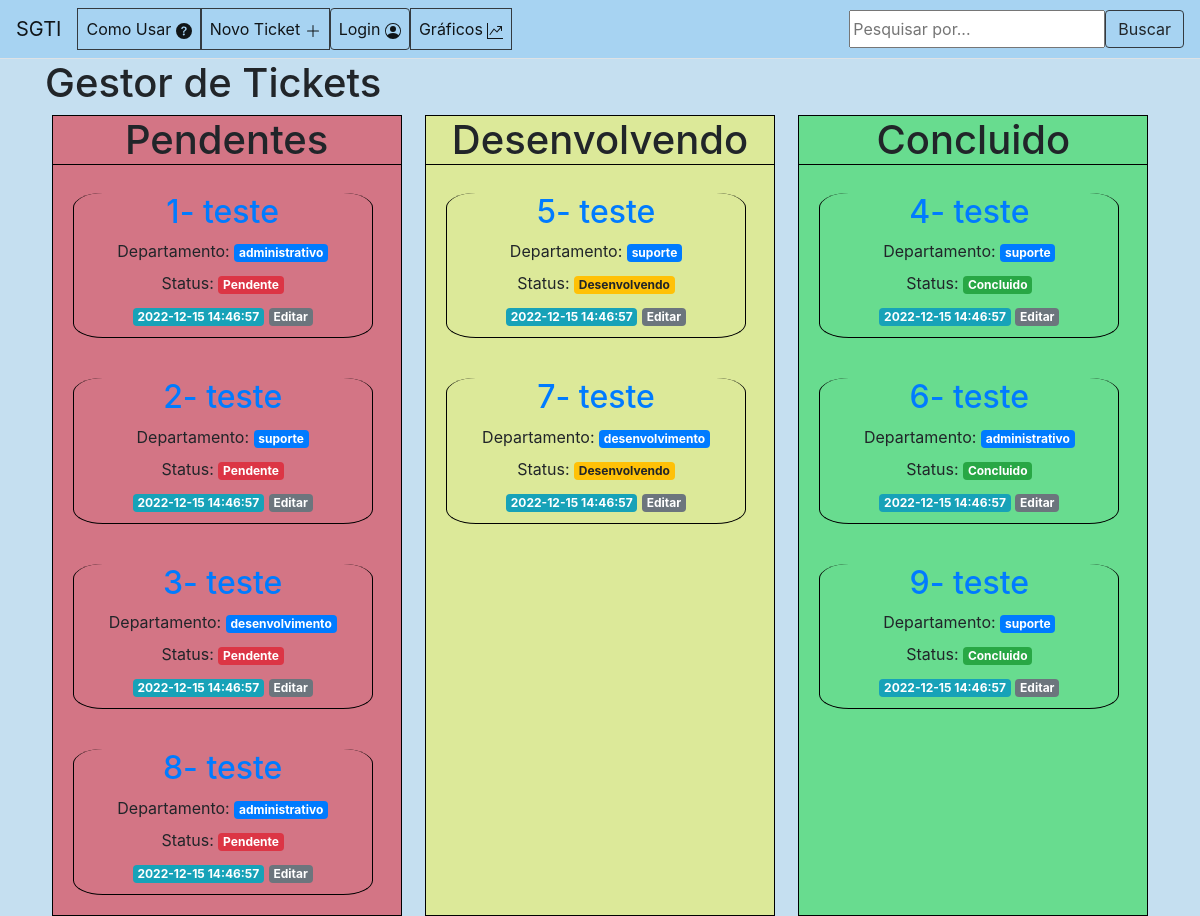
Page /home on the earlier database version.
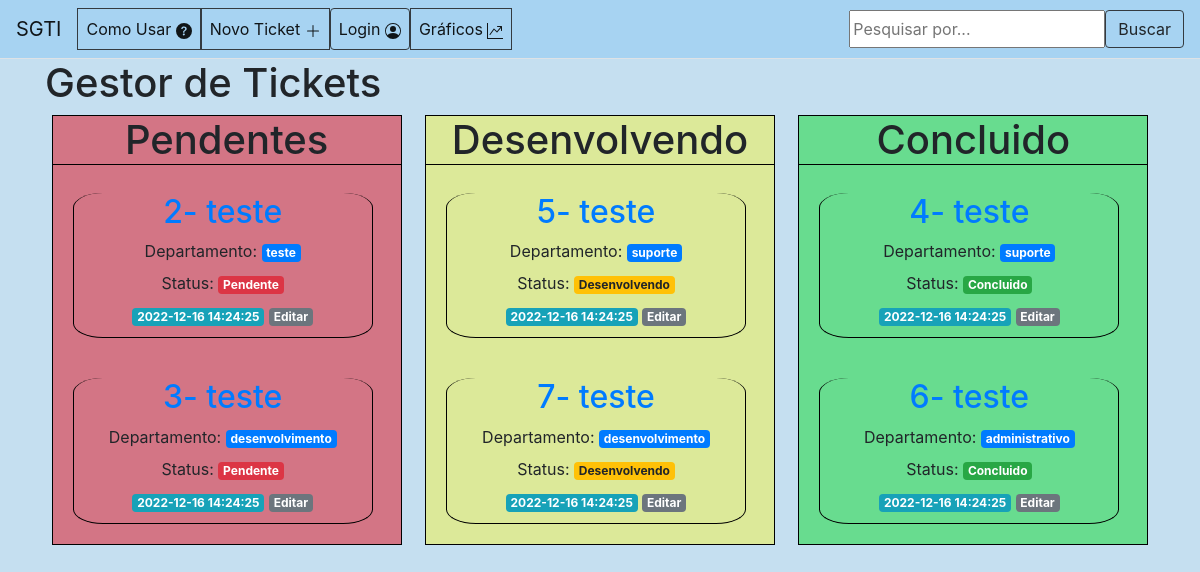
Same page on the later database version.
### tables this page shows
CREATE TABLE posts (
    id INTEGER PRIMARY KEY AUTOINCREMENT,
    created TIMESTAMP NOT NULL DEFAULT CURRENT_TIMESTAMP,
    title TEXT NOT NULL,
    content TEXT NOT NULL,
    conclusao TEXT NOT NULL,
    departamentos TEXT NOT NULL,
    status TEXT NOT NULL,
    anexos TEXT NOT NULL
);

### app.py (the view, shortened to what this page needs)
@app.route('/home', methods=('GET', 'POST'))
def index():
    conn = get_db_connection()
    posts = conn.execute('SELECT * FROM posts').fetchall()
    conn.close()
    return render_template('indexnew.html', posts=posts)

### app.py (called while the page is built)
def get_db_connection():
    conn = sqlite3.connect('database.db')
    conn.row_factory = sqlite3.Row
    return conn

### templates/indexnew.html
{% extends 'base.html' %}
{% block content %}
<h1 id="titulo">{% block title %} Gestor de Tickets {% endblock %}</h1>
<div class="pedidos">
    <div class="basePendente">
        <h1 id="titulo" style="text-align:center">Pendentes</h1>
        {% for post in posts %}
        {% if post['Status'] == 'pendente' %}
        <div class="cards">
            <div class="square">
                <a href="{{ url_for('post', post_id=post['id']) }}">
                    <h2>{{post['id']}}- {{ post['title'] }} </h2>
                </a>
                <label for="">Departamento: <span class="badge badge-primary">{{post['departamentos']}}</span></label>
                <br>
                <label>Status: <span class="{{post['Status']}}">{{post['Status']}}</span></label>
                <br>
                <span class="badge badge-info">{{ post['created'] }}</span>
                <a href="{{ url_for('edit', id=post['id']) }}">
                    <span class="badge badge-secondary">Editar</span>
                </a>
            </div>
        </div>
        {% endif %}
        {% endfor %}
    </div>
    <div class="baseDesenvolvendo">
        <h1 id="titulo" style="text-align:center">Desenvolvendo</h1>
        {% for post in posts %}
        {% if post['Status'] == 'desenvolvendo' %}
        <div class="cards">
            <div class="square">
                <a href="{{ url_for('post', post_id=post['id']) }}">
                    <h2>{{post['id']}}- {{ post['title'] }} </h2>
                </a>
                <label for="">Departamento: <span class="badge badge-primary">{{post['departamentos']}}</span></label>
                <br>
                <label>Status: <span class="{{post['Status']}}">{{post['Status']}}</span></label>
                <br>
                <span class="badge badge-info">{{ post['created'] }}</span>
                <a href="{{ url_for('edit', id=post['id']) }}">
                    <span class="badge badge-secondary">Editar</span>
                </a>
            </div>
        </div>
        {%endif%}
        {% endfor %}
    </div>
    <div class="baseFinalizado">
        <h1 id="titulo" style="text-align:center">Concluido</h1>
        {% for post in posts %}
        {% if post['Status'] == 'concluido' %}
        <div class="cards">
            <div class="square">
                <a href="{{ url_for('post', post_id=post['id']) }}">
                    <h2>{{post['id']}}- {{ post['title'] }} </h2>
                </a>
                <label for="">Departamento: <span class="badge badge-primary">{{post['departamentos']}}</span></label>
                <br>
                <label>Status: <span class="{{post['Status']}}">{{post['Status']}}</span></label>
                <br>
                <span class="badge badge-info">{{ post['created'] }}</span>
                <a href="{{ url_for('edit', id=post['id']) }}">
                    <span class="badge badge-secondary">Editar</span>
                </a>
            </div>
        </div>
        {%endif%}
        {% endfor %}
    </div>
</div>
{% endblock %}

### templates/base.html (shortened to what this page needs)
<!doctype html>
<html lang="pt-br">
<head>
  <link rel="stylesheet" href="/static/css/style.css">
  <link href="https://cdn.jsdelivr.net/npm/bootstrap@5.0.2/dist/css/bootstrap.min.css" rel="stylesheet"
>
  <link rel="stylesheet" href="https://stackpath.bootstrapcdn.com/bootstrap/4.3.1/css/bootstrap.min.css"
>
</head>
<body style="background-color: #c5dff0">
  <nav class="navbar navbar-expand-md navbar-light border-bottom" style="background-color: #a7d3f2">
    <a class="navbar-brand" href="{{ url_for('index')}}">SGTI</a>
    <div class="collapse navbar-collapse" id="navbarNav">
      <ul class="navbar-nav d-flex align-items-center">
        <li class="nav-item active">
          <a class="nav-link border border-dark" href="{{url_for('manual')}}" target="_blank">Como Usar </a>
        </li>
        <li class="nav-item active">
          <a class="nav-link border border-dark" href="{{url_for('create')}}">Novo Ticket <svg xmlns="http://www.w3.org/2000/svg" width="16" height="16" fill="currentColor" class="bi bi-plus-lg" viewBox="0 0 16 16">
            <path fill-rule="evenodd" d="M8 2a.5.5 0 0 1 .5.5v5h5a.5.5 0 0 1 0 1h-5v5a.5.5 0 0 1-1 0v-5h-5a.5.5 0 0 1 0-1h5v-5A.5.5 0 0 1 8 2Z"/>
          </svg></a>
        </li>
        <li class="nav-item active">
          <a class="nav-link border border-dark hover-overlay ripple shadow-1-strong rounded" href="{{url_for('login')}}">Login </a>
        </li>
        <li class="nav-item active">
          <a class="nav-link border border-dark" href="{{url_for('graph')}}">Gráficos </a>
        </li>
      </ul>
    </div>
    <div class="buscar">
      <form class="search-box d-flex" method="POST">
        <input class="search-box" type="busca" value="{{request.form['buscar']}}" placeholder="Pesquisar por..."
          name="buscar">
        <button class="btn btn-outline-sucess my-2 my-sm-0 border border-dark" type="submit">Buscar</button>
    </div>
  </nav>
  <div class="container">
    {% block content %} {% endblock %}
  </div>
</body>
</html>

### static/css/style.css (style rules this page uses)
.pendente { text-transform: capitalize; color: #fff; background-color: #dc3545; display: inline-block; padding: .25em .4em; font-size: 75%; font-weight: 700; line-height: 1; text-align: center; white-space: nowrap; vertical-align: baseline; border-radius: .25rem; transition: color .15s ease-in-out, background-color .15s ease-in-out, border-color .15s ease-in-out, box-shadow .15s ease-in-out; }
.desenvolvendo { text-transform: capitalize; color: #212529; background-color: #ffc107; display: inline-block; padding: .25em .4em; font-size: 75%; font-weight: 700; line-height: 1; text-align: center; white-space: nowrap; vertical-align: baseline; border-radius: .25rem; transition: color .15s ease-in-out, background-color .15s ease-in-out, border-color .15s ease-in-out, box-shadow .15s ease-in-out; }
.concluido { text-transform: capitalize; color: #fff; background-color: #28a745; display: inline-block; padding: .25em .4em; font-size: 75%; font-weight: 700; line-height: 1; text-align: center; white-space: nowrap; vertical-align: baseline; border-radius: .25rem; transition: color .15s ease-in-out, background-color .15s ease-in-out, border-color .15s ease-in-out, box-shadow .15s ease-in-out; }
.search-box input { margin: 0; font-family: inherit; font-size: inherit; line-height: normal; }
.cards { padding: 20px; }
.square { border-bottom: solid 1px black; border-right: solid 1px black; border-left: solid 1px black; text-align: center; width: 300px; padding-bottom: 10px; border-radius: 10%; }
.pedidos { display: flex; justify-content: space-around; }
.basePendente { background-color: #dc35469f; width: 350px; border: solid 1px black; }
.basePendente h1 { border-bottom: #000 solid 1px; }
.baseDesenvolvendo { background-color: #fff70f62; width: 350px; margin-left: 10px; margin-right: 10px; border: solid 1px black; }
.baseDesenvolvendo h1 { border-bottom: #000 solid 1px; }
.baseFinalizado { background-color: #35dc59a3; width: 350px; border: solid 1px black; }
.baseFinalizado h1 { border-bottom: #000 solid 1px; }

Differences in the rows shown:
removed posts: id "1", title "teste", departamentos "administrativo", Status "Pendente", created "2022-12-15 14:46:57", shown under "Pendentes"
removed posts: id "8", title "teste", departamentos "administrativo", Status "Pendente", created "2022-12-15 14:46:57", shown under "Pendentes"
removed posts: id "9", title "teste", departamentos "suporte", Status "Concluido", created "2022-12-15 14:46:57"
changed posts id 2: departamentos "suporte" → "teste"; created "2022-12-15 14:46:57" → "2022-12-16 14:24:25"
changed posts id 3: created "2022-12-15 14:46:57" → "2022-12-16 14:24:25"
changed posts id 5: created "2022-12-15 14:46:57" → "2022-12-16 14:24:25"
changed posts id 7: created "2022-12-15 14:46:57" → "2022-12-16 14:24:25"
changed posts id 4: created "2022-12-15 14:46:57" → "2022-12-16 14:24:25"
changed posts "administrativo": created "2022-12-15 14:46:57" → "2022-12-16 14:24:25"
